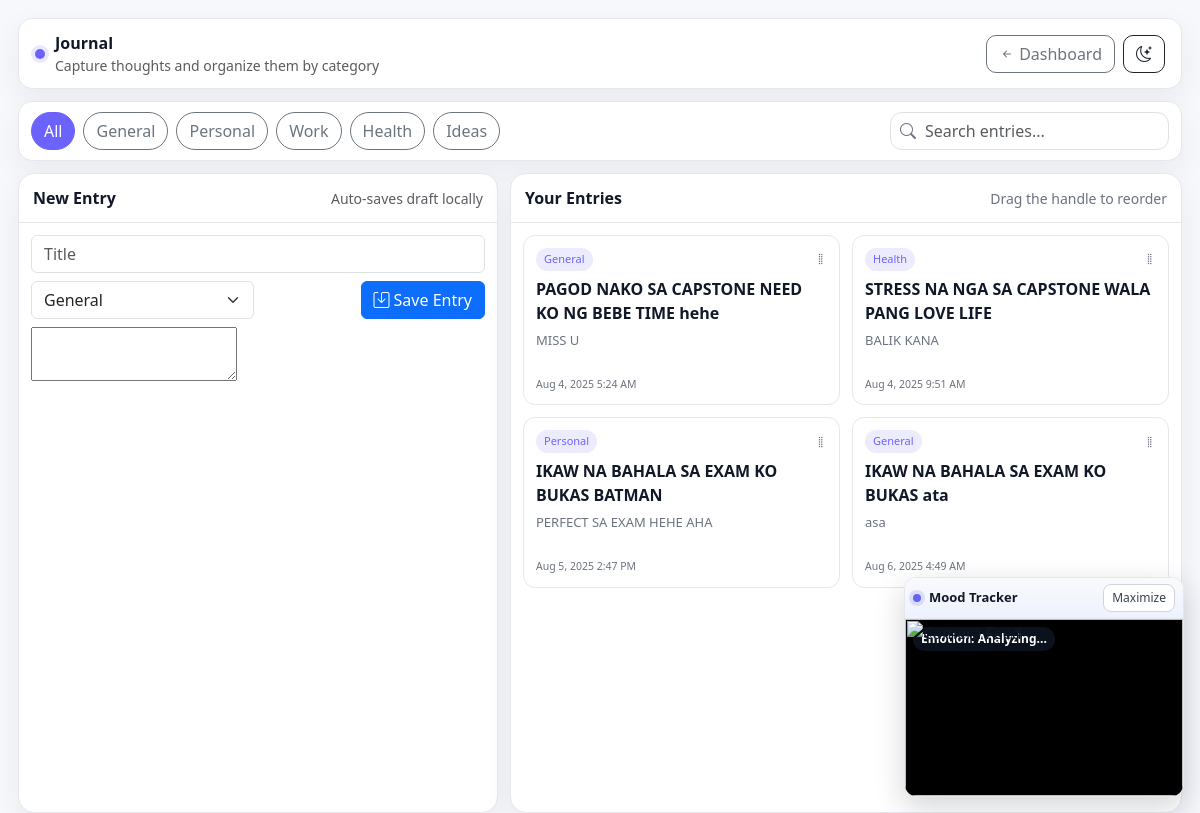
Screenshot of /journal/journal.php (signed in) with the database file from the repository.
### tables this page shows
CREATE TABLE `journals` (
  `id` int(11) NOT NULL,
  `user_id` int(11) DEFAULT NULL,
  `title` varchar(100) DEFAULT NULL,
  `content` text DEFAULT NULL,
  `created_at` timestamp NOT NULL DEFAULT current_timestamp(),
  `display_order` int(11) DEFAULT 0,
  `category` varchar(100) DEFAULT 'General'
);

### journal/journal.php (the view, shortened to what this page needs)
<?php
require_once '../config/dbcon.php';
$user_id = $_SESSION['user_id'];
$colRes = $conn->query("SHOW COLUMNS FROM journals LIKE 'is_locked'");
if ($colRes && $colRes->num_rows === 0) {
    $conn->query("ALTER TABLE journals ADD COLUMN is_locked TINYINT(1) NOT NULL DEFAULT 0 AFTER category");
}
$entries = [];
$query = $conn->prepare("SELECT * FROM journals WHERE user_id = ? ORDER BY display_order ASC");
$query->bind_param("i", $user_id);
$query->execute();
$result = $query->get_result();
while ($row = $result->fetch_assoc()) {
    $entries[] = $row;
}
?>
<!DOCTYPE html>
<html lang="en">
<head>
  <link href="https://cdn.jsdelivr.net/npm/bootstrap@5.3.0/dist/css/bootstrap.min.css" rel="stylesheet">
  <link href="https://cdn.jsdelivr.net/npm/bootstrap-icons/font/bootstrap-icons.css" rel="stylesheet">
</head>
<body>
<div class="app">
  <div class="topbar">
    <div class="brand">
      <span class="dot"></span>
      <div>
        <div class="fw-bold">Journal</div>
        <div class="small text-muted">Capture thoughts and organize them by category</div>
      </div>
    </div>
    <div class="actions">
      <a href="../dashboard/user_dashboard.php" class="btn btn-outline-secondary btn-icon"><i class="bi bi-arrow-left-short"></i> Dashboard</a>
      <button id="darkModeToggle" class="btn btn-outline-dark btn-icon"><i class="bi bi-moon-stars"></i></button>
    </div>
  </div>
  <div class="controls">
    <div class="chips" id="chips">
      <button type="button" class="btn btn-outline-secondary active" data-filter="all">All</button>
      <button type="button" class="btn btn-outline-secondary" data-filter="General">General</button>
      <button type="button" class="btn btn-outline-secondary" data-filter="Personal">Personal</button>
      <button type="button" class="btn btn-outline-secondary" data-filter="Work">Work</button>
      <button type="button" class="btn btn-outline-secondary" data-filter="Health">Health</button>
      <button type="button" class="btn btn-outline-secondary" data-filter="Ideas">Ideas</button>
    </div>
    <div class="search-wrap">
      <i class="bi bi-search"></i>
      <input type="text" id="searchInput" class="form-control search-input" placeholder="Search entries...">
    </div>
  </div>
  <div class="content">
    <div class="compose">
      <div class="compose-header">
        <div class="fw-semibold">New Entry</div>
        <span class="small text-muted">Auto-saves draft locally</span>
      </div>
      <div class="compose-body">
        <form method="POST" id="composeForm">
          <input type="text" name="title" id="entryTitle" class="form-control mb-2" placeholder="Title">
          <div class="row g-2 mb-2">
            <div class="col-sm-6">
              <select name="category" class="form-select">
                <option>General</option>
              </select>
            </div>
            <div class="col-sm-6 text-end">
              <button type="submit" class="btn btn-primary"><i class="bi bi-save me-1"></i>Save Entry</button>
            </div>
          </div>
          <textarea name="content" id="content"></textarea>
        </form>
      </div>
    </div>
    <div class="entries">
      <div class="entries-header">
        <div class="fw-semibold">Your Entries</div>
        <div class="hint small">Drag the handle to reorder</div>
      </div>
      <div class="entries-body">
        <div id="notesContainer" class="entries-grid">
          <?php foreach ($entries as $entry): ?>
            <?php
              $excerpt = mb_strimwidth(strip_tags($entry['content']), 0, 120, '…');
              $titleLower = strtolower($entry['title']);
              $cat = $entry['category'];
              $dateStr = date('M j, Y g:i A', strtotime($entry['created_at']));
            ?>
            <div class="entry-card" data-id="<?= (int)$entry['id'] ?>" data-title="<?= htmlspecialchars($titleLower) ?>" data-category="<?= htmlspecialchars($cat) ?>" data-bs-toggle="modal" data-bs-target="#entryModal<?= (int)$entry['id'] ?>">
              <div class="entry-meta">
                <span class="badge-cat"><?= htmlspecialchars($cat) ?></span>
                <i class="bi bi-grip-vertical drag-handle"></i>
              </div>
              <div class="entry-title"><?= htmlspecialchars($entry['title']) ?></div>
              <div class="entry-excerpt"><?= htmlspecialchars($excerpt) ?></div>
              <div class="entry-meta"><span class="small"><?= $dateStr ?></span></div>
            </div>
            </div>
          <?php endforeach; ?>
        </div>
</body>
</html>

### journal/journal.php (style rules this page uses)
:root { --bg: #f6f8fc; --panel: #ffffff; --muted: #6b7280; --text: #111827; --primary: #6C63FF; --success: #22c55e; --danger: #ef4444; --border: #e5e7eb; --shadow: 0 10px 30px rgba(17,24,39,0.06); }
html, body { height: 100%; }
body { margin: 0; background: var(--bg); color: var(--text); overflow: hidden; font-family: 'Segoe UI', system-ui, -apple-system, Roboto, Arial, sans-serif; }
.app { height: 100vh; display: grid; grid-template-rows: auto auto 1fr; gap: 12px; padding: 18px; }
.topbar { background: var(--panel); border: 1px solid var(--border); border-radius: 14px; box-shadow: var(--shadow); padding: 12px 16px; display: flex; align-items: center; justify-content: space-between; }
.brand { display: flex; align-items: center; gap: 10px; }
.brand .dot { width: 10px; height: 10px; background: var(--primary); border-radius: 50%; box-shadow: 0 0 0 4px rgba(108,99,255,0.15); }
.actions { display: flex; gap: 8px; }
.controls { background: var(--panel); border: 1px solid var(--border); border-radius: 14px; box-shadow: var(--shadow); padding: 10px 12px; display: flex; align-items: center; justify-content: space-between; flex-wrap: wrap; gap: 10px; }
.chips { display: flex; gap: 8px; flex-wrap: wrap; }
.chips .btn { border-radius: 999px; padding: 6px 12px; }
.chips .btn.active { background: var(--primary); color: #fff; border-color: var(--primary); }
.search-wrap { position: relative; }
.search-wrap .bi-search { position: absolute; left: 10px; top: 50%; transform: translateY(-50%); color: var(--muted); }
.search-input { padding-left: 34px; border-radius: 12px; min-width: 260px; }
.content { display: grid; grid-template-columns: 1fr 1.4fr; gap: 12px; height: calc(100vh - 160px); }
.compose, .entries { background: var(--panel); border: 1px solid var(--border); border-radius: 16px; box-shadow: var(--shadow); overflow: hidden; display: flex; flex-direction: column; }
.compose-header, .entries-header { padding: 12px 14px; border-bottom: 1px solid var(--border); display: flex; align-items: center; justify-content: space-between; }
.compose-body { padding: 12px; overflow: auto; }
.entries-header .hint { color: var(--muted); }
.entries-body { padding: 12px; overflow: auto; }
.entries-grid { display: grid; grid-template-columns: repeat(auto-fill, minmax(240px, 1fr)); gap: 12px; }
.entry-card { border: 1px solid var(--border); border-radius: 12px; padding: 12px; display: flex; flex-direction: column; gap: 6px; cursor: pointer; transition: background 0.2s ease; }
.entry-title { font-weight: 700; font-size: 16px; }
.entry-meta { display: flex; align-items: center; justify-content: space-between; color: var(--muted); font-size: 12px; }
.badge-cat { background: rgba(108,99,255,0.12); color: var(--primary); border-radius: 999px; padding: 3px 8px; font-size: 11px; }
.drag-handle { color: var(--muted); }
.entry-excerpt { color: var(--muted); font-size: 13px; height: 40px; overflow: hidden; }
.btn-icon { border-radius: 10px; }

### rows the page displays
journals: category "General", title "PAGOD NAKO SA CAPSTONE NEED KO NG BEBE TIME hehe", content "MISS U", created_at "Aug 4, 2025 5:24 AM"
journals: category "Health", title "STRESS NA NGA SA CAPSTONE WALA PANG LOVE LIFE", content "BALIK KANA", created_at "Aug 4, 2025 9:51 AM"
journals: category "Personal", title "IKAW NA BAHALA SA EXAM KO BUKAS BATMAN", content "PERFECT SA EXAM HEHE AHA", created_at "Aug 5, 2025 2:47 PM"
journals: category "General", title "IKAW NA BAHALA SA EXAM KO BUKAS ata", content "asa", created_at "Aug 6, 2025 4:49 AM"
